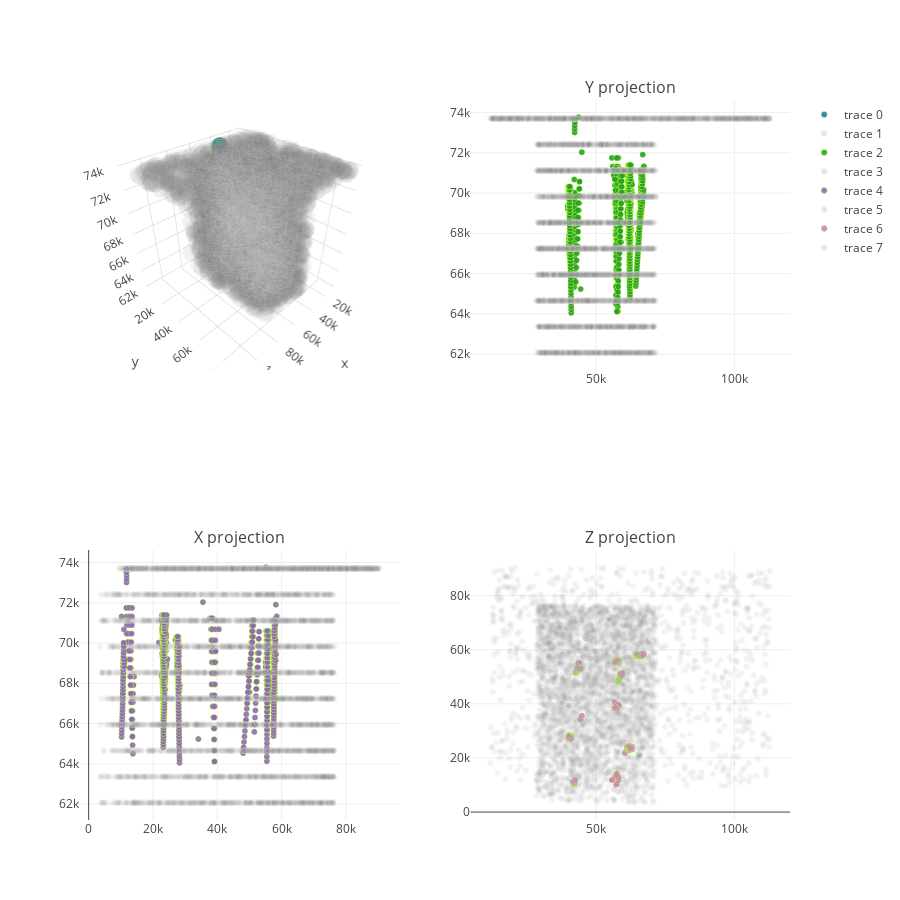

The notebook cell this image was saved under:
### Markdown cell above
Визуализируем его в $3D$, а также всевозможных проекциях по каждой из координат, для этого воспользуемся библиотекой [Plotly](https://plot.ly/).

### Code cell
plotly.offline.init_notebook_mode(connected=True)

x, y, z = sl_signal['s.eX'], sl_signal['s.eY'], sl_signal['s.eZ']
trace11 = go.Scatter3d(
    x=x,
    y=y,
    z=z,
    mode='markers',
    marker=dict(
        size=6,
        line=dict(
            color='rgba(173,255,47, 1)',
            width=0.5
        ),
        opacity=0.9
    )
)

x2, y2, z2  = sl_back['s.eX'], sl_back['s.eY'], sl_back['s.eZ']
trace12 = go.Scatter3d(
    x=x2,
    y=y2,
    z=z2,
    mode='markers',
    marker=dict(
        color='rgb(127, 127, 127)',
        size=6,
        symbol='circle',
        line=dict(
            color='rgb(204, 204, 204)',
            width=1
        ),
        opacity=0.1
    )
)

trace21 = go.Scattergl(
    x=sl_signal['s.eX'],
    y=sl_signal['s.eZ'],
    mode='markers',
    marker=dict(
        size=6,
        line=dict(
            color='rgba(173,255,47, 1)',
            width=0.5
        ),
        opacity=0.9
    )
)

trace22 = go.Scattergl(
    x=sl_back['s.eX'],
    y=sl_back['s.eZ'],
    mode='markers',
    marker=dict(
        color='rgb(127, 127, 127)',
        size=6,
        symbol='circle',
        line=dict(
            color='rgb(204, 204, 204)',
            width=1
        ),
        opacity=0.1
    )
)

trace31 = go.Scattergl(
    x=sl_signal['s.eY'],
    y=sl_signal['s.eZ'],
    mode='markers',
    marker=dict(
        size=6,
        line=dict(
            color='rgba(173,255,47, 1)',
            width=0.5
        ),
        opacity=0.9
    )
)

trace32 = go.Scattergl(
    x=sl_back['s.eY'],
    y=sl_back['s.eZ'],
    mode='markers',
    marker=dict(
        color='rgb(127, 127, 127)',
        size=6,
        symbol='circle',
        line=dict(
            color='rgb(204, 204, 204)',
            width=1
        ),
        opacity=0.1
    )
)

trace41 = go.Scattergl(
    x=sl_signal['s.eX'],
    y=sl_signal['s.eY'],
    mode='markers',
    marker=dict(
        size=6,
        line=dict(
            color='rgba(173,255,47, 1)',
            width=0.5
        ),
        opacity=0.9
    )

)

trace42 = go.Scattergl(
    x=sl_back['s.eX'],
    y=sl_back['s.eY'],
    mode='markers',
    marker=dict(
        color='rgb(127, 127, 127)',
        size=6,
        symbol='circle',
        line=dict(
            color='rgb(204, 204, 204)',
            width=1
        ),
        opacity=0.1
    )
)


fig = tools.make_subplots(rows=2, cols=2,
                          specs=[[{'is_3d': True}, {'is_3d': False}],
                                 [{'is_3d': False}, {'is_3d': False}]],
                          print_grid = False,
                          subplot_titles=('Y projection', 'X projection', 'Z projection'))

fig.append_trace(trace11, 1, 1)
fig.append_trace(trace12, 1, 1)

fig.append_trace(trace21, 1, 2)
fig.append_trace(trace22, 1, 2)

fig.append_trace(trace31, 2, 1)
fig.append_trace(trace32, 2, 1)

fig.append_trace(trace41, 2, 2)
fig.append_trace(trace42, 2, 2)


fig['layout'].update(height=900, width=900)
plotly.offline.iplot(fig, link_text="")

### Figure 1 — Plotly figure (JSON) as saved in the notebook; plotly's stock layout.template omitted (floating-point values rounded to 4 significant figures; data arrays with more than 128 entries replaced by an {"elided": "..."} marker saying what was removed)
{"data": [{"marker": {"line": {"color": "rgba(173,255,47, 1)", "width": 0.5}, "opacity": 0.9, "size": 6}, "mode": "markers", "scene": "scene1", "type": "scatter3d", "x": {"elided": "3280 float values"}, "y": {"elided": "3280 float values"}, "z": {"elided": "3280 float values"}}, {"marker": {"color": "rgb(127, 127, 127)", "line": {"color": "rgb(204, 204, 204)", "width": 1}, "opacity": 0.1, "size": 6, "symbol": "circle"}, "mode": "markers", "scene": "scene1", "type": "scatter3d", "x": {"elided": "4000 float values"}, "y": {"elided": "4000 float values"}, "z": {"elided": "4000 int values"}}, {"marker": {"line": {"color": "rgba(173,255,47, 1)", "width": 0.5}, "opacity": 0.9, "size": 6}, "mode": "markers", "type": "scattergl", "x": {"elided": "3280 float values"}, "xaxis": "x1", "y": {"elided": "3280 float values"}, "yaxis": "y1"}, {"marker": {"color": "rgb(127, 127, 127)", "line": {"color": "rgb(204, 204, 204)", "width": 1}, "opacity": 0.1, "size": 6, "symbol": "circle"}, "mode": "markers", "type": "scattergl", "x": {"elided": "4000 float values"}, "xaxis": "x1", "y": {"elided": "4000 int values"}, "yaxis": "y1"}, {"marker": {"line": {"color": "rgba(173,255,47, 1)", "width": 0.5}, "opacity": 0.9, "size": 6}, "mode": "markers", "type": "scattergl", "x": {"elided": "3280 float values"}, "xaxis": "x2", "y": {"elided": "3280 float values"}, "yaxis": "y2"}, {"marker": {"color": "rgb(127, 127, 127)", "line": {"color": "rgb(204, 204, 204)", "width": 1}, "opacity": 0.1, "size": 6, "symbol": "circle"}, "mode": "markers", "type": "scattergl", "x": {"elided": "4000 float values"}, "xaxis": "x2", "y": {"elided": "4000 int values"}, "yaxis": "y2"}, {"marker": {"line": {"color": "rgba(173,255,47, 1)", "width": 0.5}, "opacity": 0.9, "size": 6}, "mode": "markers", "type": "scattergl", "x": {"elided": "3280 float values"}, "xaxis": "x3", "y": {"elided": "3280 float values"}, "yaxis": "y3"}, {"marker": {"color": "rgb(127, 127, 127)", "line": {"color": "rgb(204, 204, 204)", "width": 1}, "opacity": 0.1, "size": 6, "symbol": "circle"}, "mode": "markers", "type": "scattergl", "x": {"elided": "4000 float values"}, "xaxis": "x3", "y": {"elided": "4000 float values"}, "yaxis": "y3"}], "layout": {"annotations": [{"font": {"size": 16}, "showarrow": false, "text": "Y projection", "x": 0.775, "xanchor": "center", "xref": "paper", "y": 1, "yanchor": "bottom", "yref": "paper"}, {"font": {"size": 16}, "showarrow": false, "text": "X projection", "x": 0.225, "xanchor": "center", "xref": "paper", "y": 0.375, "yanchor": "bottom", "yref": "paper"}, {"font": {"size": 16}, "showarrow": false, "text": "Z projection", "x": 0.775, "xanchor": "center", "xref": "paper", "y": 0.375, "yanchor": "bottom", "yref": "paper"}], "height": 900, "scene1": {"domain": {"x": [0, 0.45], "y": [0.625, 1]}}, "width": 900, "xaxis1": {"anchor": "y1", "domain": [0.55, 1]}, "xaxis2": {"anchor": "y2", "domain": [0, 0.45]}, "xaxis3": {"anchor": "y3", "domain": [0.55, 1]}, "yaxis1": {"anchor": "x1", "domain": [0.625, 1]}, "yaxis2": {"anchor": "x2", "domain": [0, 0.375]}, "yaxis3": {"anchor": "x3", "domain": [0, 0.375]}}}
